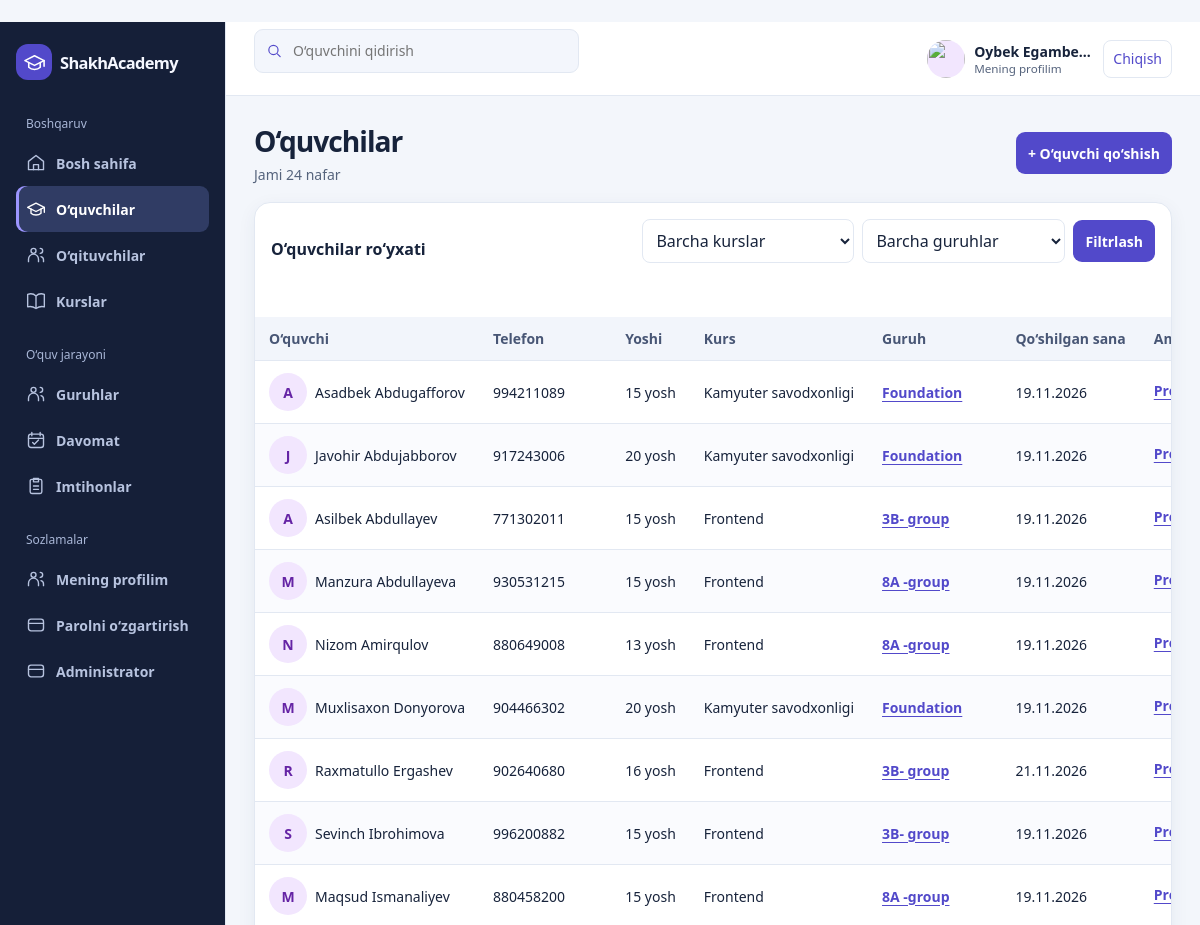
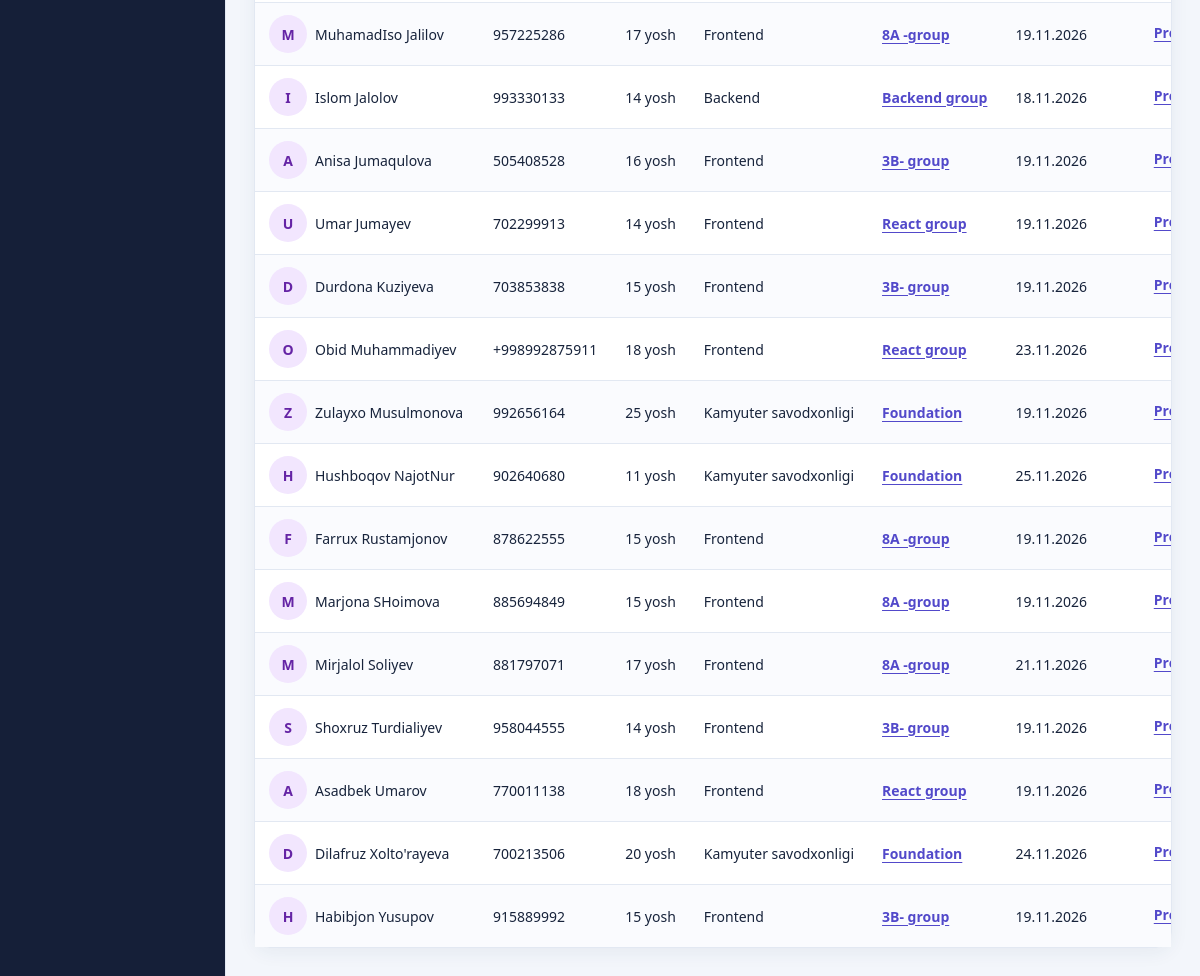
The app's page /students/ (signed in) with its own data (2 pictures, top to bottom).
### cards/models.py (models this page shows, shortened)
class Student(models.Model):
    name = models.CharField(max_length=100)
    surname = models.CharField(max_length=100)
    phone = models.CharField(max_length=30)
    age = models.IntegerField()
    course = models.ForeignKey(
        Course,
        on_delete=models.SET_NULL,
        null=True,
        blank=True,
        related_name='students',
    )
    created_at = models.DateTimeField(auto_now_add=True)
    group = models.ForeignKey(
        StudentGroup, on_delete=models.PROTECT, null=True, blank=True,
        related_name='students',
    )
    def __str__(self):
        return f'{self.name} {self.surname}'

class Course(models.Model):
    title = models.CharField(max_length=150)
    description = models.TextField()
    price = models.IntegerField()
    duration = models.CharField(max_length=100)
    def __str__(self):
        return self.title

class StudentGroup(models.Model):
    name = models.CharField('Guruh nomi', max_length=100, unique=True)
    class Meta:
        ordering = ('name',)

### cards/views.py (the view)
# urls.py: path('students/', views.student_list, name='student_list'),
@login_required
def student_list(request):
    students = Student.objects.select_related('course', 'group').order_by('surname', 'name')
    course_id = request.GET.get('course')
    if course_id and course_id.isascii() and course_id.isdecimal() and len(course_id) <= 18:
        students = students.filter(course_id=course_id)
    group_id = request.GET.get('group', '')
    if group_id == 'none':
        students = students.filter(group__isnull=True)
    elif group_id.isascii() and group_id.isdecimal() and len(group_id) <= 18:
        students = students.filter(group_id=group_id)
    query = request.GET.get('q', '').strip()
    for term in query.split():
        students = students.filter(Q(name__icontains=term) | Q(surname__icontains=term)
                                   | Q(phone__icontains=term))
    return render(request, 'students.html', {
        'students': students,
        'courses': Course.objects.order_by('title'),
        'selected_course': course_id or '',
        'student_count': Student.objects.count(),
        'student_query': query,
        'groups': StudentGroup.objects.all(),
        'selected_group': group_id,
    })

### templates/students.html (shortened to what this page needs)
﻿{% extends "base.html" %}
{% block content %}
<div class="page-head">
  <div><h1>O‘quvchilar</h1><div class="muted">Jami {{ student_count }} nafar</div></div>
  {% if perms.cards.add_student %}<a class="button" href="{% url 'student_add' %}">+ O‘quvchi qo‘shish</a>{% endif %}
</div>
<div class="panel">
  <div class="panel-head">
    <h2>O‘quvchilar ro‘yxati</h2>
    <form class="toolbar" method="get">
      <select name="course" aria-label="Kurs bo‘yicha filtrlash">
        <option value="">Barcha kurslar</option>
      </select>
      <select name="group" aria-label="Guruh bo‘yicha filtrlash">
        <option value="">Barcha guruhlar</option>
      </select>
      <button class="button" type="submit">Filtrlash</button>
    </form>
  </div>
  {% include "student_table.html" %}
</div>
{% endblock %}

### templates/base.html (shortened to what this page needs)
{% load static %}
<!doctype html>
<html lang="uz">
<head>
  <link rel="stylesheet" href="{% static 'cards/crm.css' %}">
</head>
<body>
<div class="shell">
  <aside class="sidebar" id="navigation" tabindex="0" aria-label="Yon menyu">
    <a class="brand" href="{% url 'dashboard' %}"><span class="brand-mark"><svg><use href="#school"/></svg></span> Shakh<span>Academy</span></a>
    <nav aria-label="Asosiy menyu">
      <p class="nav-label">Boshqaruv</p>
      <a class="nav-link {% if request.resolver_match.url_name == 'dashboard' %}active{% endif %}" href="{% url 'dashboard' %}"><svg><use href="#home"/></svg> Bosh sahifa</a>
      <a class="nav-link {% if '/students/' in request.path %}active{% endif %}" href="{% url 'student_list' %}"><svg><use href="#school"/></svg> O‘quvchilar</a>
      <a class="nav-link {% if '/teachers/' in request.path %}active{% endif %}" href="{% url 'teacher_list' %}"><svg><use href="#users"/></svg> O‘qituvchilar</a>
      <a class="nav-link {% if '/courses/' in request.path %}active{% endif %}" href="{% url 'course_list' %}"><svg><use href="#book"/></svg> Kurslar</a>
      <p class="nav-label">O‘quv jarayoni</p>
      <a class="nav-link {% if '/groups/' in request.path %}active{% endif %}" href="{% url 'group_list' %}"><svg><use href="#users"/></svg> Guruhlar</a>
      <a class="nav-link {% if '/attendance/' in request.path %}active{% endif %}" href="{% url 'attendance' %}"><svg><use href="#calendar"/></svg> Davomat</a>
      <a class="nav-link {% if '/exams/' in request.path %}active{% endif %}" href="{% url 'exam_list' %}"><svg><use href="#clipboard"/></svg> Imtihonlar</a>
      <p class="nav-label">Sozlamalar</p>
      <a class="nav-link {% if request.resolver_match.url_name == 'account_profile' %}active{% endif %}" href="{% url 'account_profile' %}"><svg><use href="#users"/></svg> Mening profilim</a>
      <a class="nav-link {% if '/account/password/' in request.path %}active{% endif %}" href="{% url 'password_change' %}"><svg><use href="#settings"/></svg> Parolni o‘zgartirish</a>
      <a class="nav-link" href="{% url 'admin:index' %}"><svg><use href="#settings"/></svg> Administrator</a>
    </nav>
  </aside>
  <div class="main">
    <header class="topbar">
      <form class="search top-search" action="{% url 'student_list' %}">
        <svg><use href="#search"/></svg>
        <input type="search" name="q" value="{{ student_query }}" placeholder="O‘quvchini qidirish" aria-label="O‘quvchini qidirish">
      </form>
      <div class="account-tools">
        <a class="profile" href="{% url 'account_profile' %}" aria-label="Mening profilim">
          {% include "account_avatar.html" %}
          <span><strong>{{ request.user.get_full_name|default:request.user.username }}</strong><small>Mening profilim</small></span>
        </a>
        <form method="post" action="{% url 'logout' %}">{% csrf_token %}<button class="logout-button" type="submit">Chiqish</button></form>
      </div>
    </header>
    <main class="main-scroll" id="main" tabindex="0" aria-label="Asosiy kontent">
      <div class="content">
        {% block content %}{% endblock %}
      </div>
    </main>
  </div>
</div>
</body>
</html>

### templates/student_table.html
﻿<div class="table-wrap" tabindex="0" aria-label="O‘quvchilar jadvali">
  <table>
    <thead><tr><th scope="col">O‘quvchi</th><th scope="col">Telefon</th><th scope="col">Yoshi</th><th scope="col">Kurs</th><th scope="col">Guruh</th><th scope="col">Qo‘shilgan sana</th><th scope="col">Amallar</th></tr></thead>
    <tbody>
      {% for student in students %}
      <tr>
        <td><div class="person"><span class="person-avatar">{{ student.name|first|upper }}</span>{{ student }}</div></td>
        <td>{{ student.phone }}</td>
        <td>{{ student.age }} yosh</td>
        <td>{{ student.course|default:"Biriktirilmagan" }}</td>
        <td>{% if student.group %}<a class="panel-link" href="{% url 'group_detail' student.group_id %}">{{ student.group.name }}</a>{% else %}<span class="muted">Biriktirilmagan</span>{% endif %}</td>
        <td>{{ student.created_at|date:"d.m.Y" }}</td>
        <td><a class="panel-link" href="{% url 'student_detail' student.pk %}">Profil</a> {% include "student_actions.html" %}</td>
      </tr>
      {% empty %}
      <tr><td colspan="7" class="empty">O‘quvchilar topilmadi.</td></tr>
      {% endfor %}
    </tbody>
  </table>
</div>

### records on screen
Student: name|first "A", name+surname "Asadbek Abdugafforov", phone "994211089", age "15", course "Kamyuter savodxonligi", group.name "Foundation", created_at "19.11.2026"
Student: name|first "J", name+surname "Javohir Abdujabborov", phone "917243006", age "20", course "Kamyuter savodxonligi", group.name "Foundation", created_at "19.11.2026"
Student: name|first "A", name+surname "Asilbek Abdullayev", phone "771302011", age "15", course "Frontend", group.name "3B- group", created_at "19.11.2026"
Student: name|first "M", name+surname "Manzura Abdullayeva", phone "930531215", age "15", course "Frontend", group.name "8A -group", created_at "19.11.2026"
Student: name|first "N", name+surname "Nizom Amirqulov", phone "880649008", age "13", course "Frontend", group.name "8A -group", created_at "19.11.2026"
Student: name|first "M", name+surname "Muxlisaxon Donyorova", phone "904466302", age "20", course "Kamyuter savodxonligi", group.name "Foundation", created_at "19.11.2026"
Student: name|first "R", name+surname "Raxmatullo Ergashev", phone "902640680", age "16", course "Frontend", group.name "3B- group", created_at "21.11.2026"
Student: name|first "S", name+surname "Sevinch Ibrohimova", phone "996200882", age "15", course "Frontend", group.name "3B- group", created_at "19.11.2026"
Student: name|first "M", name+surname "Maqsud Ismanaliyev", phone "880458200", age "15", course "Frontend", group.name "8A -group", created_at "19.11.2026"
Student: name|first "M", name+surname "MuhamadIso Jalilov", phone "957225286", age "17", course "Frontend", group.name "8A -group", created_at "19.11.2026"
Student: name|first "I", name+surname "Islom Jalolov", phone "993330133", age "14", course "Backend", group.name "Backend group", created_at "18.11.2026"
Student: name|first "A", name+surname "Anisa Jumaqulova", phone "505408528", age "16", course "Frontend", group.name "3B- group", created_at "19.11.2026"
Student: name|first "U", name+surname "Umar Jumayev", phone "702299913", age "14", course "Frontend", group.name "React group", created_at "19.11.2026"
Student: name|first "D", name+surname "Durdona Kuziyeva", phone "703853838", age "15", course "Frontend", group.name "3B- group", created_at "19.11.2026"
Student: name|first "O", name+surname "Obid Muhammadiyev", phone "+998992875911", age "18", course "Frontend", group.name "React group", created_at "23.11.2026"
Student: name|first "Z", name+surname "Zulayxo Musulmonova", phone "992656164", age "25", course "Kamyuter savodxonligi", group.name "Foundation", created_at "19.11.2026"
Student: name|first "H", name+surname "Hushboqov NajotNur", phone "902640680", age "11", course "Kamyuter savodxonligi", group.name "Foundation", created_at "25.11.2026"
Student: name|first "F", name+surname "Farrux Rustamjonov", phone "878622555", age "15", course "Frontend", group.name "8A -group", created_at "19.11.2026"
Student: name|first "M", name+surname "Marjona SHoimova", phone "885694849", age "15", course "Frontend", group.name "8A -group", created_at "19.11.2026"
Student: name|first "M", name+surname "Mirjalol Soliyev", phone "881797071", age "17", course "Frontend", group.name "8A -group", created_at "21.11.2026"
Student: name|first "S", name+surname "Shoxruz Turdialiyev", phone "958044555", age "14", course "Frontend", group.name "3B- group", created_at "19.11.2026"
Student: name|first "A", name+surname "Asadbek Umarov", phone "770011138", age "18", course "Frontend", group.name "React group", created_at "19.11.2026"
Student: name|first "D", name+surname "Dilafruz Xolto'rayeva", phone "700213506", age "20", course "Kamyuter savodxonligi", group.name "Foundation", created_at "24.11.2026"
Student: name|first "H", name+surname "Habibjon Yusupov", phone "915889992", age "15", course "Frontend", group.name "3B- group", created_at "19.11.2026"

### other values on screen
{{ request.user.get_full_name|default:request.user.username }} "Oybek Egambe…"
{{ student_count }} "24"
